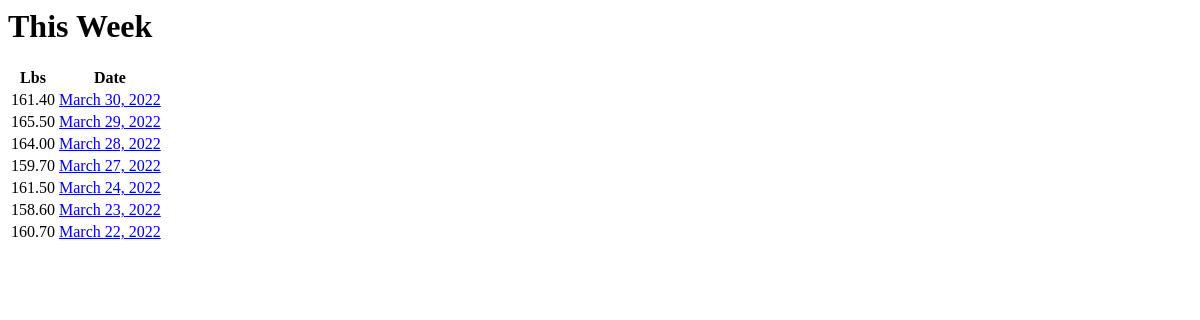
Page /dashboard/weights_summary (signed in) on the earlier database version.
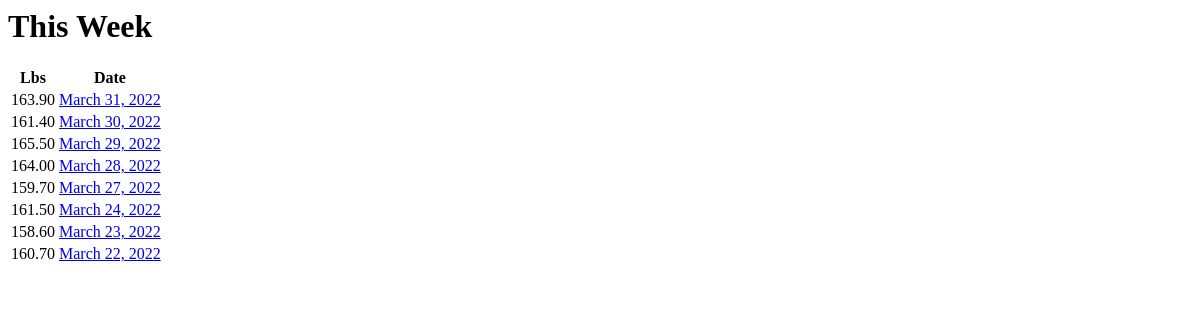
Same page on the later database version.
### dashboard/models.py (models this page shows, shortened)
class Weight(FitnessModel):
    lbs = models.DecimalField(decimal_places=2, max_digits=5)
    entry_date = models.DateTimeField(null=True)
    profile = models.ForeignKey(
        Profile, on_delete=models.CASCADE, related_name="weights"
    )
    class Meta:
        constraints = [
            models.UniqueConstraint(
                fields=["entry_date", "profile"],
                name="unique_weight_by_day_for_user_profile",
            )
        ]

### dashboard/views.py (the view)
# urls.py: path("weights_summary", views.WeightsView.as_view(), name="weights_summary"),
class WeightsView(SecureView):
    def get(self, request):
        weights = Weight.objects.order_by("-entry_date").all()
        chart = [[x.entry_date, x.lbs] for x in weights]
        context = {"weights": weights, "chart": chart}
        return render(request, "dashboard/weights/_summary.html", context)

### dashboard/templates/dashboard/weights/_summary.html (shortened to what this page needs)
<h1>This Week</h1>
<table class="table">
  <thead>
      <tr>
        <th>Lbs</th>
        <th>Date</th>
      </tr>
  </thead>
  {% for weight in weights %}
  <tr>
    <td>{{ weight.lbs }}</td>
    <td><a href="{% url 'dashboard:weight' weight.id %}">{{ weight.entry_date |date }}</a></td>
  </tr>
  {% endfor %}
</table>

Differences in the rows shown:
added Weight: lbs "163.90", entry_date "March 31, 2022"
